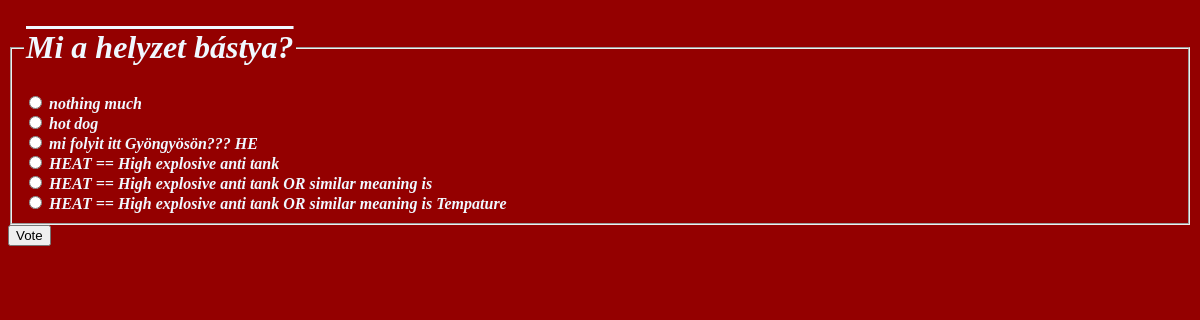
The app's page /polls/2/ with its own data.
### polls/models.py (models this page shows, shortened)
class Question(models.Model):
    question_text = models.CharField(max_length=200)
    pub_date = models.DateTimeField("date published")

class Choice(models.Model):
    question = models.ForeignKey(Question,on_delete=models.CASCADE)
    choice_text = models.CharField(max_length=200)
    votes = models.IntegerField(default=0)

### polls/views.py (the view)
# urls.py: path("<int:pk>/", views.DetailView.as_view(), name="detail"),
class DetailView(generic.DetailView):
    model = Question
    template_name = "polls/detail.html"

### polls/templates/polls/detail.html (shortened to what this page needs)
<!DOCTYPE html>
<html lang="en">
<head>
</head>
<body>
    <form action="{% url 'polls:vote' question.id %}" method="post">
        <fieldset>
            <legend><h1>{{ question.question_text }}</h1></legend>
            {% for choice in question.choice_set.all %}
                <input type="radio" name="choice" id="choice{{ forloop.counter }}" value="{{ choice.id }}">
                <label for="choice{{ forloop.counter }}">{{ choice.choice_text }}</label><br>
            {% endfor %}
        </fieldset>
        <input type="submit" value="Vote">
        </form>
</body>
</html>

### polls/templates/polls/detail.html (style rules this page uses)
body { background-color: rgb(148, 0, 0); color: aliceblue; font-weight: bold; font-style: italic; }
h1 { text-align: center; text-decoration: overline; }

### records on screen
Question: question_text "Mi a helyzet bástya?"
Choice: choice_text "nothing much"
Choice: choice_text "hot dog"
Choice: choice_text "mi folyit itt Gyöngyösön??? HE"
Choice: choice_text "HEAT == High explosive anti tank"
Choice: choice_text "HEAT == High explosive anti tank OR similar meaning is"
Choice: choice_text "HEAT == High explosive anti tank OR similar meaning is Tempature"
